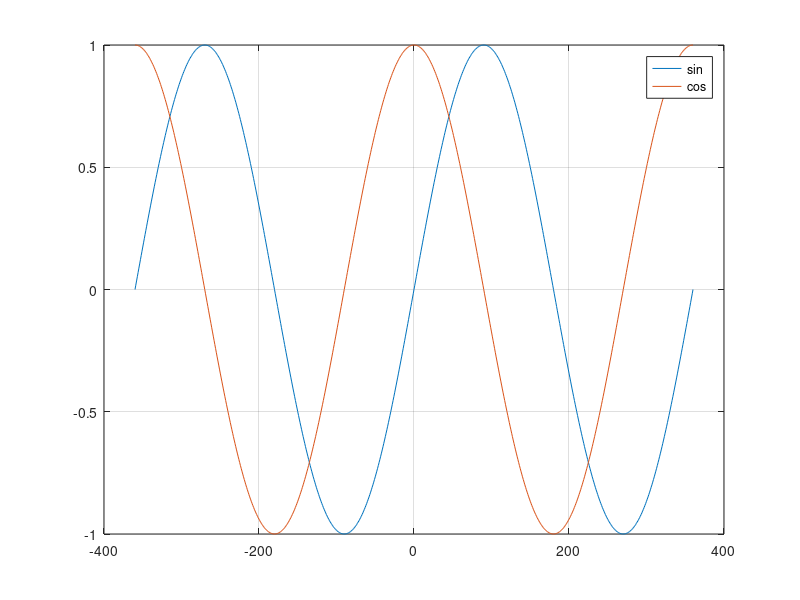

Here is the MATLAB script that generated this plot:
theta = [-360:360]
figure
h1 = plot(theta,sind(theta))
hold on
h2 = plot(theta,cosd(theta))
grid on
legend([h1 h2],{'sin','cos'})